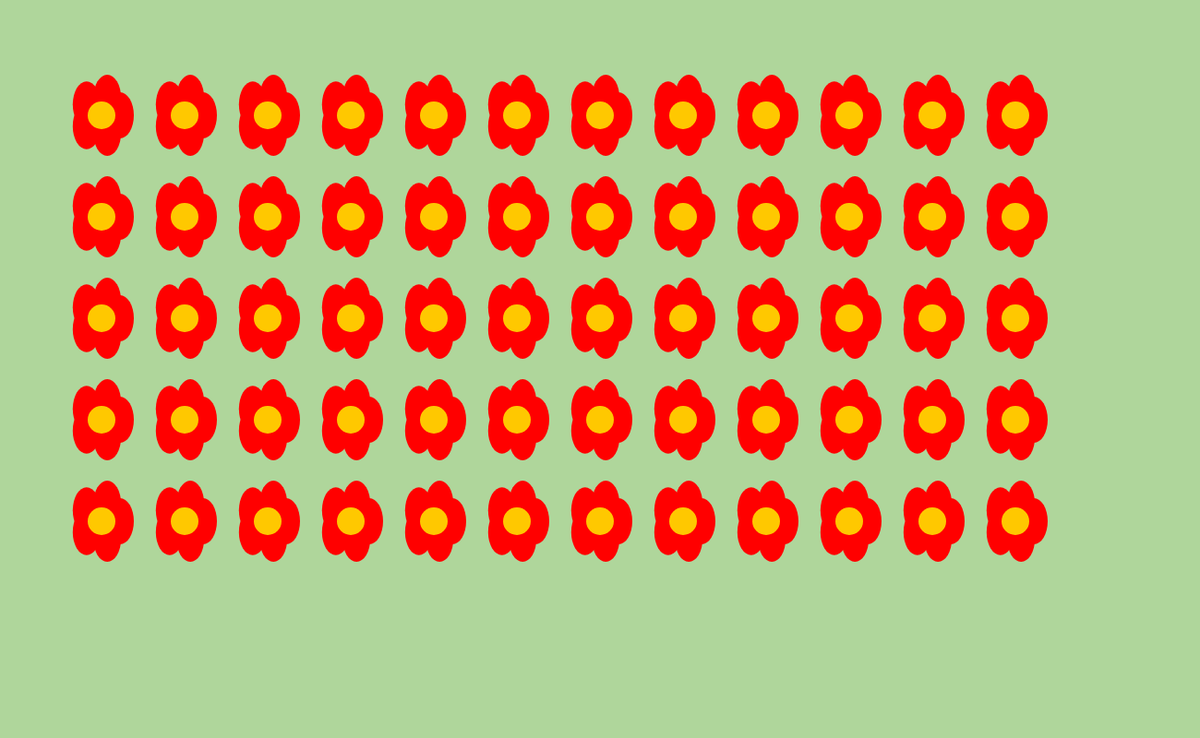
Frame 1 (no input)
Frame 60 (no input): identical to frame 1, image omitted
Frame 120 (the mouse pressed at the canvas centre since frame 60): identical to frame 1, image omitted

The p5.js sketch that drew this single still picture (run headless with seeded random() and noise() and a simulated clock; from frame 60 on, the mouse is pressed at the canvas centre):

// p5.js sketch
// ── sketch.js
//the code removes a flower every minuite (there are 60 flowers) like a countdown to an hour

let flowers = [];
let numFlowers = 60;
let timeElapsed = 0;
let disappearIndex = 0;
let startTime;
let flowerColor;

function setup() {
  createCanvas(1300, 800); // Canvas size: 1000x600
  startTime = millis();
  flowerColor = color(255, 0, 0); // Initial color (red)

  let cols = 12; // 12 columns
  let rows = 5; // 5 rows
  let spacingX = 90; // Increased horizontal spacing by 10 pixels (now 90)
  let spacingY = 110; // Increased vertical spacing by 10 pixels (now 110)

  // Calculate total grid width and height
  let gridWidth = cols * spacingX;
  let gridHeight = rows * spacingY;
  
  // Calculate offsets to center the grid on the canvas
  let offsetX = (width - gridWidth) / 2; // Center horizontally
  let offsetY = (height - gridHeight) / 2; // Center vertically

  // Create flowers and place them in a grid
  for (let i = 0; i < numFlowers; i++) {
    let x = offsetX + (i % cols) * spacingX;
    let y = offsetY + floor(i / cols) * spacingY;
    flowers.push(new Flower(x, y, flowerColor));
  }
}

function draw() {
  background("#afd69b");

  let currentTime = millis();
  timeElapsed = floor((currentTime - startTime) / 60000); // Calculate minutes elapsed

  // Check if it's time for a flower to disappear
  if (timeElapsed > disappearIndex && disappearIndex < flowers.length) {
    flowers[disappearIndex].disappear();
    disappearIndex++;
  }

  // Draw all the remaining flowers
  for (let i = 0; i < flowers.length; i++) {
    flowers[i].display();
  }

  // If all flowers have disappeared, reset and change colors
  if (disappearIndex >= flowers.length) {
    resetFlowers();
  }
}

function resetFlowers() {
  disappearIndex = 0;
  flowers = [];
  
  // New random color for all flowers after 60 minutes
  flowerColor = color(random(255), random(255), random(255));

  let cols = 12; // 12 columns
  let rows = 5; // 5 rows
  let spacingX = 90; // Increased horizontal spacing by 10 pixels (now 90)
  let spacingY = 110; // Increased vertical spacing by 10 pixels (now 110)

  // Calculate total grid width and height
  let gridWidth = cols * spacingX;
  let gridHeight = rows * spacingY;
  
  // Calculate offsets to center the grid on the canvas
  let offsetX = (width - gridWidth) / 2; // Center horizontally
  let offsetY = (height - gridHeight) / 2; // Center vertically

  // Create new flowers with random colors
  for (let i = 0; i < numFlowers; i++) {
    let x = offsetX + (i % cols) * spacingX;
    let y = offsetY + floor(i / cols) * spacingY;
    flowers.push(new Flower(x, y, flowerColor));
  }

  startTime = millis(); // Reset the time
}

// Flower class definition
class Flower {
  constructor(x, y, c) {
    this.x = x;
    this.y = y;
    this.color = c;
    this.visible = true;
  }

  display() {
    if (this.visible) {
      // Draw the petals of the flower (5 petals)
      fill(this.color);
      noStroke();
      for (let i = 0; i < 5; i++) {
        let angle = TWO_PI / 5 * i;
        let petalX = this.x + cos(angle) * 20;
        let petalY = this.y + sin(angle) * 20;
        ellipse(petalX, petalY, 30, 50); // Petal shape
      }
      
      // Draw the center of the flower
      fill(255, 200, 0); // Yellow center
      ellipse(this.x, this.y, 30, 30); // Center circle
    }
  }

  disappear() {
    this.visible = false;
  }
}
